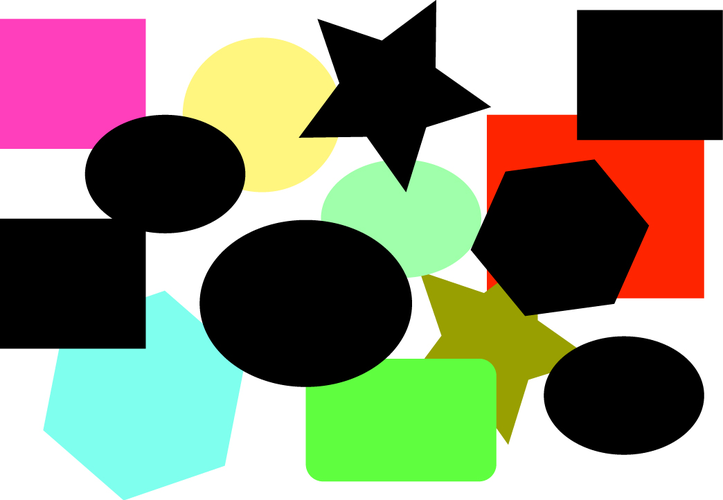
#> input picture opencv-artificial-vision/shapes.png, 723 x 500 px, given in place of the camera
$ python find_shapes.py   (Python 2 division)
#> lines starting #> are read from the running program, lines starting #| are printed output that depends on the picture; after the words box and inside, x2 and y2 are one past the last pixel; in counts of white or black regions, pixels touching at a corner belong together
# USAGE
# python find_shapes.py --image shapes.png

# import the necessary packages
import numpy as np
import argparse
import cv2

# construct the argument parse and parse the arguments
#ap = argparse.ArgumentParser()
#ap.add_argument("-i", "--image", help = "path to the image file")
#args = vars(ap.parse_args())

# load the image
cap = cv2.VideoCapture(0)

while (True):


    _, camcapture = cap.read()
#> camcapture is the input picture: shape (500, 723, 3); mean B, G, R 118.3, 139.1, 137.9
    hsv = cv2.cvtColor(camcapture, cv2.COLOR_BGR2RGB)

    # find all the 'black' shapes in the image
    lower = np.array([0, 0, 0])
    upper = np.array([15, 15, 15])
    shapeMask = cv2.inRange(hsv, lower, upper)
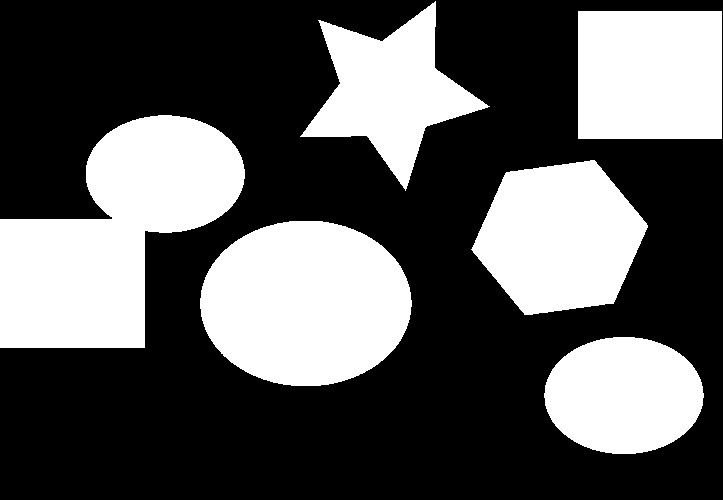
#> shapeMask: shape (500, 723); 35.5% white; 6 white regions

    # find the contours in the mask
    (cnts, _) = cv2.findContours(shapeMask.copy(), cv2.RETR_EXTERNAL,
        cv2.CHAIN_APPROX_SIMPLE)
#> cnts = 6 contours; box (x1, y1, x2, y2) and area: (0, 115, 245, 348) 32758, (200, 221, 412, 386) 27288, (471, 160, 648, 315) 19190, (578, 11, 722, 139) 18161, (300, 1, 490, 191) 14771, (544, 337, 704, 454) 14502
    print "I found %d black shapes" % (len(cnts))
#| I found 6 black shapes
    #cv2.imshow("Mask", shapeMask)

    # loop over the contours
    print len(cnts)
#| 6
    for c in cnts:
        if cv2.contourArea(c)>800:
            print("Contour found!!!")
            print cv2.contourArea(c)
        # draw the contour and show it
            cv2.drawContours(camcapture, [c], -1, (0, 255, 0), 2)
            cv2.imshow("Image", camcapture)
#> this loop made 6 passes
#> c on pass 5: [[578, 11], [578, 138], [721, 138], [721, 11]]
#| Contour found!!!
#| 14502.0
#| Contour found!!!
#| 27287.5
#| Contour found!!!
#| 19190.0
#| Contour found!!!
#| 32757.5
#| Contour found!!!
#| 18161.0
#> (further printed lines are left out)
#> pass 1, `cv2.imshow("Image", camcapture)`:
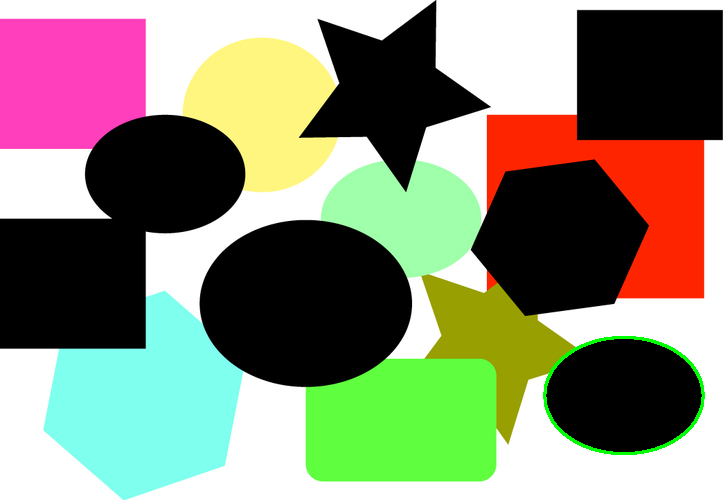
#> window 'Image': shape (500, 723, 3); mean B, G, R 118.1, 139.9, 137.7
#> pass 2, `cv2.imshow("Image", camcapture)`:
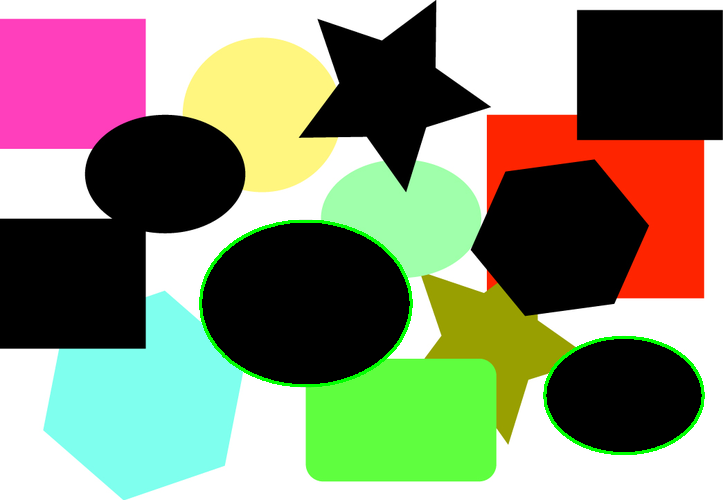
#> window 'Image': shape (500, 723, 3); mean B, G, R 117.8, 141.1, 137.5
#> after the loop:
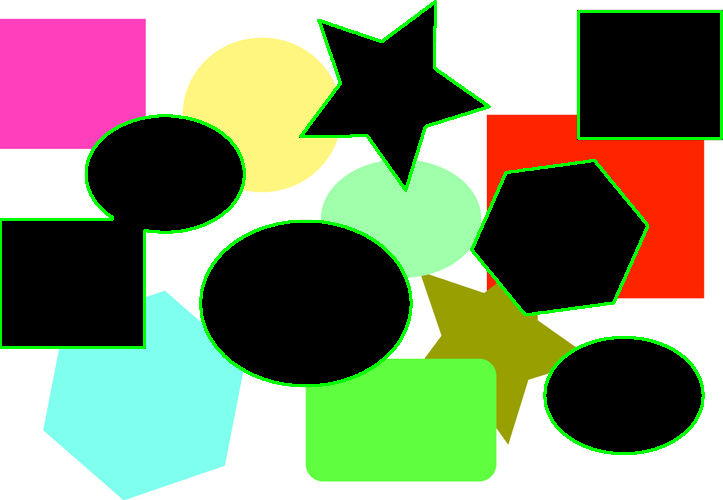
#> camcapture: shape (500, 723, 3); 3.3% of pixels changed, all inside (x1, y1, x2, y2) = (0, 0, 723, 455)


    k = cv2.waitKey(5) & 0xFF
#> (key Esc is pressed here)
    if k == 27:
        break


cv2.destroyAllWindows()
